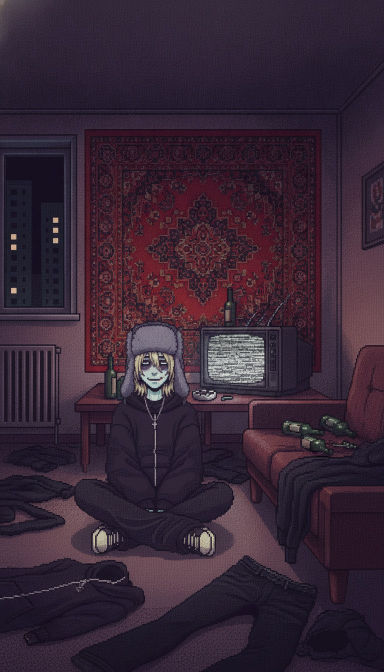
#> input picture lib/pixel_lyrics/examples/mefedron/img/c1_room.jpg, 768 x 1344 px (shown at 1/2 size); its folder holds only this picture in this run
$ python -i build_C.py   (imports and definitions only)
#> lines starting #> are read from the running program, lines starting #| are printed output that depends on the picture
### lib/shaha_remake/bgs.py
"""Backgrounds: bg(i) -> float32 (H, W, 3) background for reference frame i (no text).

Reads spec/backgrounds.json when it exists ({"ref_frames":[a,b], "clip", "clip_t0", "speed", "crop":{"zoom","cx","cy"},
"hflip", "grade":{...}}). Until then returns a dark placeholder plate with the reference vignette, so the
segment builders can work on text and effects.
"""
import json
from functools import lru_cache
from pathlib import Path

import numpy as np

import kit

HERE = Path(__file__).parent
SPEC = HERE / "spec" / "backgrounds.json"


@lru_cache(maxsize=1)
def _shots():
    if not SPEC.exists():
        return []
    return json.loads(SPEC.read_text())


_clips = {}


# [8 lines left out: function _clip, not called in this run]


_VIG = None


def placeholder(i):
    global _VIG
    if _VIG is None:
        _VIG = kit.vignette(strength=0.7)
    base = np.full((kit.H, kit.W, 3), 0.06, np.float32)
    base[..., 2] += 0.01
    return base * _VIG


_REFB = {}


def _bands(a):
    return a[:150].mean(), a[530:].mean()


QS = np.linspace(0, 100, 201)


def _bandpix(a):
    return np.concatenate([a[:150].ravel(), a[530:].ravel(), a[150:530, :90].ravel(), a[150:530, -90:].ravel()])


# [17 lines left out: function _match_ref, not called in this run]


_VIGS = {}


# [4 lines left out: function _vig, not called in this run]


def bg(i):
    for k, s in enumerate(_shots()):
        a, b = s["ref_frames"]
        if a <= i <= b and s.get("clip"):
            img = _clip(k, s).frame(i - a)
            g = s.get("grade") or {}
            img = kit.blur(img, g.get("soft", 1.2)) * _vig(g.get("vignette", 0.7))
            img = np.clip(img, 0, 1) ** g.get("gamma", 1.0) * g.get("gain", 1.0) + np.asarray(g.get("off", [0, 0, 0]), np.float32)
            img = np.clip(img, 0, 1).astype(np.float32)
            if g.get("sat", 1.0) != 1.0:
                L = img.mean(-1, keepdims=True)
                img = np.clip(L + (img - L) * g["sat"], 0, 1)
            if g.get("ref_match", True):
                img = _match_ref(img, i)
            return img
    return placeholder(i)

### lib/shaha_remake/kit.py
"""Core primitives for the шАхА remake (960x720, 30 fps). numpy + PIL only."""
import subprocess
from functools import lru_cache
from pathlib import Path

import numpy as np
from PIL import Image, ImageDraw, ImageFont, ImageFilter

W, H, FPS = 960, 720, 30
OSWALD = str(__import__("pathlib").Path(__file__).resolve().parents[1] / "vhs_lyrics" / "assets" / "fonts" / "Oswald.ttf")
FONTS = {"oswald": OSWALD}


# ------------------------------------------------------------------ fonts / text masks
# [47 lines left out: functions font, _glyph_line, not called in this run]


def text_mask(text, cap_px, weight=700, xscale=1.0, tracking=0.0, name="oswald"):
    m, lp = _glyph_line(text, name, int(round(cap_px)), int(weight), round(float(xscale), 3), float(tracking))
    return m, lp


# [11 lines left out: function place, not called in this run]


# ------------------------------------------------------------------ mask effects
def rng(seed):
    return np.random.default_rng(int(seed) & 0xFFFFFFFF)


# [87 lines left out: functions rough, blur, _box, box_blur_h, dilate, shift and 3 more, not called in this run]


def over_img(dst, src, a):
    a = np.clip(a, 0, 1)[..., None]
    return dst * (1 - a) + src * a


def screen(dst, src):
    return 1 - (1 - dst) * (1 - src)


# [25 lines left out: functions rgb_split, slices, grain, not called in this run]


def vignette(h=H, w=W, strength=0.55, power=2.2):
    y, x = np.mgrid[0:h, 0:w].astype(np.float32)
    d = np.hypot((x - w / 2) / (w / 2), (y - h / 2) / (h / 2)) / np.sqrt(2)
    return (1 - strength * np.clip(d, 0, 1) ** power)[..., None]


# ------------------------------------------------------------------ clips
class Clip:
    """decodes a clip at 30 fps into a 4:3 crop (zoom, centre), cached as uint8 array on demand."""

    # [36 lines left out: functions __init__, _load, frame, grade, not called in this run]


def to_u8(img):
    return (np.clip(img, 0, 1) * 255 + 0.5).astype(np.uint8)


# [97 lines left out: functions _boxed, text_box, streaks, block_steps, macroblocks, jpeg and 1 more, not called in this run]

### lib/shaha_remake/build_C.py
"""Segment C: frames 437-644 (ПОЛ ЛИТРА / КОНЬЯКА / ГОЛОВА КРУЖИТСЯ / ЗАНИЖЕНАЯ ШАХА / ДЕВЧАТА МУТЯТСЯ).

Built from spec/segC.json + segC.md. frame(i) -> float32 (720, 960, 3) 0..1.
"""
import numpy as np

import kit
import bgs
import fx_C as fx

RANGE = (437, 645)

# ------------------------------------------------------------------ words: bbox (tight glyph box, ref px)
POL = ("ПОЛ", (128, 230, 366, 456))
LITRA = ("ЛИТРА", (459, 230, 846, 456))
KON = ("КОНЬЯКА", (140, 186, 808, 492))
GOL = ("ГОЛОВА", (206, 213, 818, 375))
KRU = ("КРУЖИТСЯ", (196, 429, 762, 509))
ZAN = ("ЗАНИЖЕНАЯ", (217, 321, 742, 388))
SHA = ("ШАХА", (330, 168, 635, 419))
DEV1 = ("ДЕВЧАТА", (337, 288, 645, 424))
DEV2 = ("ДЕВЧАТА", (174, 288, 469, 424))
MUT = ("МУТЯТСЯ", (513, 288, 815, 413))

MONT = "fonts/Montserrat[wght].ttf"
SERIF = "fonts/PT_Serif-Web-Regular.ttf"

WHITE = dict(kind="white", halo=((14, 12, 14), 8, 0.35), streak=(0.035, 0.025), grain=0.02, soft=0.3,
             weight=700, tracking=4.0)
DRIP = dict(WHITE, streak=(0.05, 0.03))
WIDE = dict(kind="white", halo=((14, 12, 18), 6, 0.3), streak=(0.03, 0.02), grain=0.03, soft=0.45,
            weight=800, name=MONT, tracking=0.0, steps=True)
SER = dict(kind="white", halo=((10, 10, 14), 5, 0.25), streak=(0.0, 0.0), grain=0.02, soft=0.35,
           weight=400, name=SERIF, steps=False, sharp=0.8)
RED = dict(kind="red", halo=((30, 22, 60), 13, 0.92), streak=(0.05, 0.03), grain=0.03, soft=0.3,
           weight=700, tracking=2.0)


def L(word, col, seed, look):
    t, bb = word
    return fx.layer(t + str(bb), t, bb, col, seed, **look)


def M(word, look):
    t, bb = word
    return fx.mask_of(t, bb, look.get("weight", 700), look.get("tracking", 0.0), look.get("name", "oswald"))[0]


GREY = np.array([0.62, 0.61, 0.62], np.float32)


def paint(img, alpha, col=GREY):
    return kit.over_img(img, np.broadcast_to(np.asarray(col, np.float32), img.shape), alpha)


# [41 lines left out: functions text_ch, pol_litra, not called in this run]


# ------------------------------------------------------------------ section 2: КОНЬЯКА strobe 463-493
SEQ = {463: "g", 464: "K", 465: "K", 466: "Kd", 467: "Kb", 468: "Kb", 469: "g", 470: "K", 471: "g", 472: "K",
       473: "gK", 474: "Kd", 475: "K", 476: "Ks", 477: "K", 478: "g", 479: "K", 480: "g", 481: "K", 482: "K",
       483: "g", 484: "Kh", 485: "Kw", 486: "Kt", 487: "K", 488: "K", 489: "g", 490: "Khalf", 491: "K",
       492: "g", 493: "gf"}


# [59 lines left out: functions ghost_pol, konyaka, _kon, not called in this run]


# ------------------------------------------------------------------ section 3: ГОЛОВА КРУЖИТСЯ 497-540
G_OFF = {497, 501, 503, 507, 509, 512, 517, 522, 532, 534, 537}
G_DIM = {502: 0.6, 508: 0.6, 514: 0.55, 519: 0.7, 527: 0.45, 529: 0.75, 533: 0.45}
K_ON_FROM = 514
K_OFF = {517, 522, 534}
K_DIM = {514: 0.35, 524: 0.45, 529: 0.4, 540: 0.3, 518: 1.0}
G_CROP = {500: 650, 515: 700, 530: 700}
G_ONLY_K = {518, 527, 532, 533, 537}


# [36 lines left out: function golova, not called in this run]


# ------------------------------------------------------------------ section 4: ЗАНИЖЕНАЯ ШАХА 541-598
Z_GHOST = {541, 542, 550, 557, 558, 575, 576, 577, 579, 586, 589, 590, 591}
Z_RAMP = {541: 0.82, 542: 0.9, 543: 0.95, 544: 0.99}


# [79 lines left out: functions zan_ghost, zan_shaha, devchata, not called in this run]


# ------------------------------------------------------------------ frame
def frame(i):
    img = bgs.bg(i).astype(np.float32)
    if 441 <= i <= 462:
        img = pol_litra(img, i)
    elif 463 <= i <= 493:
        img = konyaka(img, i)
    elif 497 <= i <= 540:
        img = golova(img, i)
    elif 541 <= i <= 598:
        img = zan_shaha(img, i)
    elif 599 <= i <= 644:
        img = devchata(img, i)
    return kit.grain(img, 9000 + i, 0.012)

>>> import cv2
>>> picture = cv2.imread('../pixel_lyrics/examples/mefedron/img/c1_room.jpg', cv2.IMREAD_GRAYSCALE)
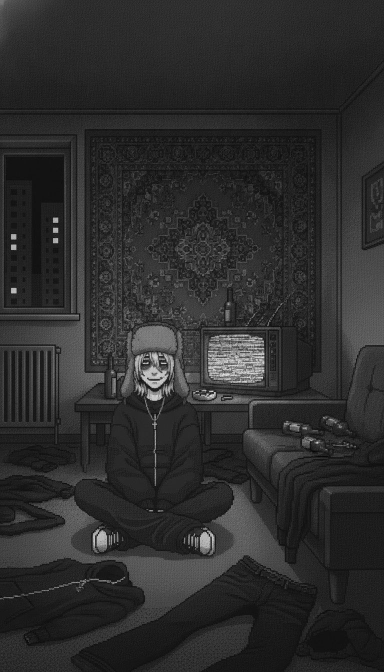
#> picture: shape (1344, 768) (shown at 1/2 size); min 0, max 255, mean 45
>>> result = frame(picture)
#> in bg, `return placeholder(i)`:
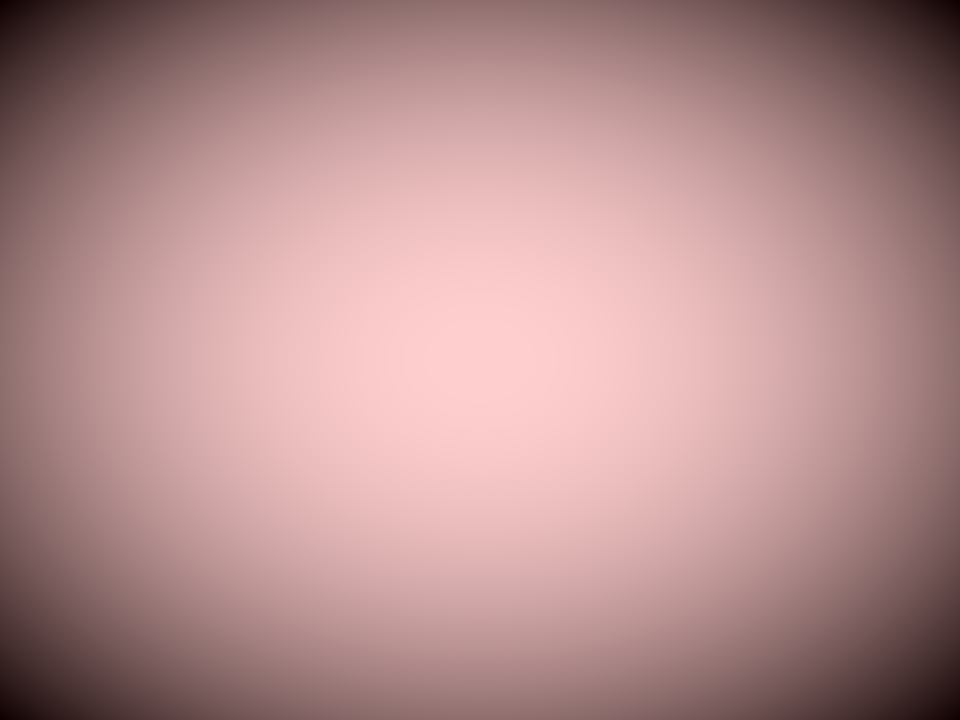
#> returned value: shape (720, 960, 3) float32; mean of channels 0, 1, 2 0.0472, 0.0472, 0.055; drawn with min black and max white
#> (the run stopped early here; a loop or call above may not have finished)
